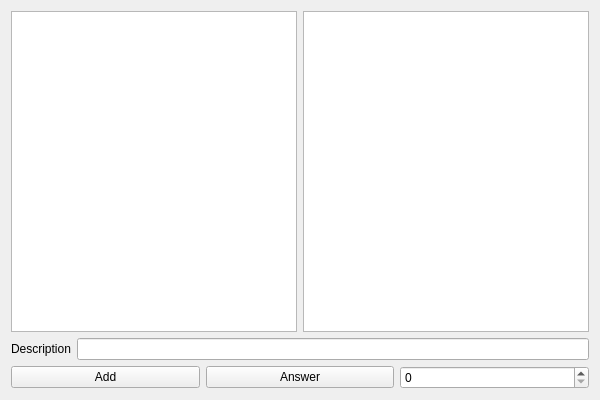
<?xml version="1.0" encoding="UTF-8"?>
<ui version="4.0">
 <class>GUIClass</class>
 <widget class="QWidget" name="GUIClass">
  <property name="geometry">
   <rect>
    <x>0</x>
    <y>0</y>
    <width>600</width>
    <height>400</height>
   </rect>
  </property>
  <property name="windowTitle">
   <string>GUI</string>
  </property>
  <layout class="QVBoxLayout" name="verticalLayout">
   <item>
    <layout class="QHBoxLayout" name="horizontalLayout_2">
     <item>
      <widget class="QListWidget" name="questionsList"/>
     </item>
     <item>
      <widget class="QListWidget" name="answersList"/>
     </item>
    </layout>
   </item>
   <item>
    <layout class="QFormLayout" name="formLayout">
     <item row="0" column="0">
      <widget class="QLabel" name="label">
       <property name="text">
        <string>Description</string>
       </property>
      </widget>
     </item>
     <item row="0" column="1">
      <widget class="QLineEdit" name="descriptionEdit"/>
     </item>
    </layout>
   </item>
   <item>
    <layout class="QHBoxLayout" name="horizontalLayout">
     <item>
      <widget class="QPushButton" name="addButton">
       <property name="text">
        <string>Add</string>
       </property>
      </widget>
     </item>
     <item>
      <widget class="QPushButton" name="answerButtonQ">
       <property name="text">
        <string>Answer</string>
       </property>
      </widget>
     </item>
     <item>
      <widget class="QSpinBox" name="spinBox"/>
     </item>
    </layout>
   </item>
  </layout>
 </widget>
 <layoutdefault spacing="6" margin="11"/>
 <resources>
  <include location="GUI.qrc"/>
 </resources>
 <connections/>
</ui>
